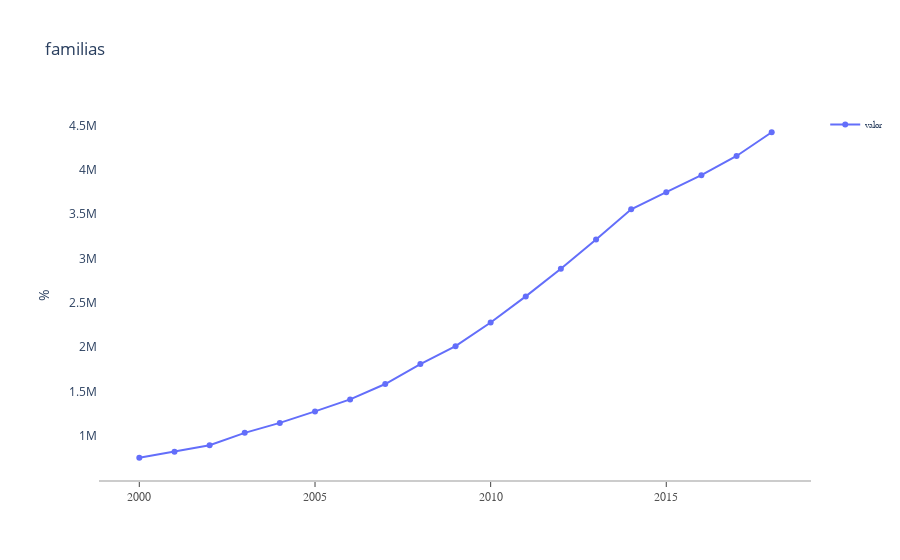

This figure's notebook cell:
### Code cell
fc.graf_plotly(familias,'familias')

### Figure 1 — Plotly figure (JSON) as saved in the notebook; plotly's stock layout.template omitted (floating-point values rounded to 4 significant figures)
{"data": [{"mode": "markers+lines", "name": "valor", "type": "scatter", "visible": true, "x": ["2000-01", "2001-01", "2002-01", "2003-01", "2004-01", "2005-01", "2006-01", "2007-01", "2008-01", "2009-01", "2010-01", "2011-01", "2012-01", "2013-01", "2014-01", "2015-01", "2016-01", "2017-01", "2018-01"], "y": [754300.0, 822700.0, 895600.0, 1035000.0, 1147000.0, 1277000.0, 1412000.0, 1586000.0, 1810000.0, 2012000.0, 2278735, 2573419, 2883929, 3213817, 3555352, 3747870, 3939208, 4156152, 4423548]}], "layout": {"autosize": true, "legend": {"font": {"family": "Arial", "size": 9}}, "margin": {"autoexpand": true, "l": 100, "r": 20, "t": 110}, "plot_bgcolor": "white", "showlegend": true, "title": {"text": "familias"}, "xaxis": {"linecolor": "rgb(204, 204, 204)", "linewidth": 2, "showgrid": false, "showline": true, "showticklabels": true, "tickfont": {"color": "rgb(82, 82, 82)", "family": "Arial", "size": 12}, "ticks": "outside"}, "yaxis": {"showgrid": false, "showline": true, "showticklabels": true, "title": {"text": "%"}, "zeroline": true}}}
